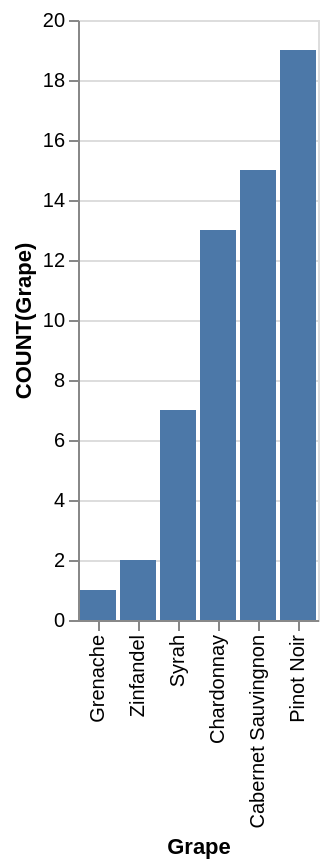

Source (Vega-Lite JSON):
### Vega-Lite specification from a JSON file in a GitHub repository (floating-point values rounded to 4 significant figures)
{"data": {"values": [{"x_data": "Cabernet Sauvingnon", "y_data": 15}, {"x_data": "Chardonnay", "y_data": 13}, {"x_data": "Grenache", "y_data": 1}, {"x_data": "Pinot Noir", "y_data": 19}, {"x_data": "Syrah", "y_data": 7}, {"x_data": "Zinfandel", "y_data": 2}]}, "mark": "bar", "encoding": {"x": {"field": "x_data", "type": "nominal", "title": "Grape", "sort": {"op": "sum", "field": "y_data", "order": "ascending"}}, "y": {"field": "y_data", "type": "quantitative", "title": "COUNT(Grape)"}}}
